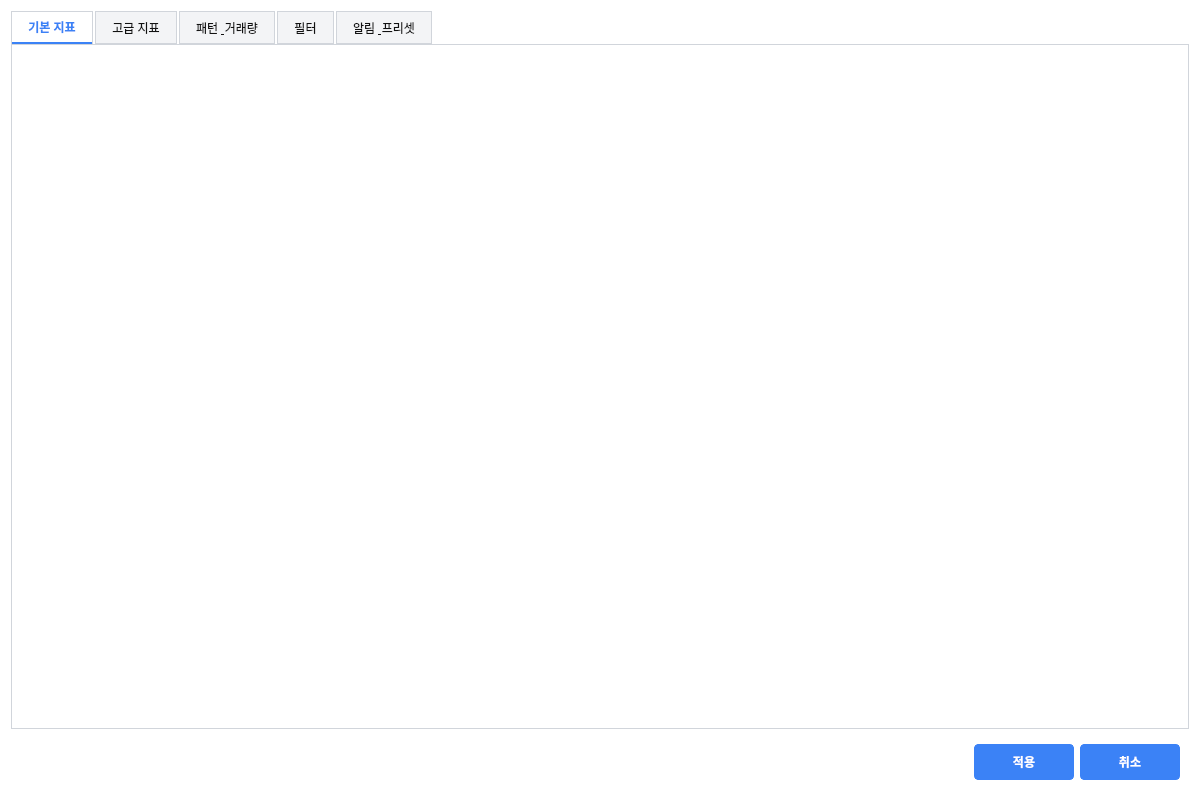
<?xml version="1.0" encoding="UTF-8"?>
<ui version="4.0">
 <class>ScannerSettingsAdvancedDialog</class>
 <widget class="QDialog" name="ScannerSettingsAdvancedDialog">
  <property name="geometry">
   <rect>
    <x>0</x>
    <y>0</y>
    <width>1200</width>
    <height>800</height>
   </rect>
  </property>
  <property name="windowTitle">
   <string>종목 찾기 상세 설정</string>
  </property>
  <property name="styleSheet">
   <string notr="true">QDialog {
  background: #ffffff;
  color: #111111;
}
QPushButton {
  border: 1px solid #3b82f6;
  border-radius: 4px;
  padding: 8px 16px;
  background: #3b82f6;
  color: white;
  font-weight: bold;
}
QPushButton:hover {
  background: #2563eb;
  border-color: #2563eb;
}
QPushButton:pressed {
  background: #1d4ed8;
}
QTabWidget::pane {
  border: 1px solid #d1d5db;
  background: white;
}
QTabBar::tab {
  background: #f3f4f6;
  color: #111111;
  border: 1px solid #d1d5db;
  padding: 8px 16px;
  margin-right: 2px;
}
QTabBar::tab:selected {
  background: white;
  color: #3b82f6;
  font-weight: bold;
  border-bottom: 2px solid #3b82f6;
}
QTabBar::tab:hover {
  background: #e5e7eb;
  color: #111111;
}</string>
  </property>
  <layout class="QVBoxLayout" name="verticalLayout">
   <item>
    <widget class="QTabWidget" name="tabWidget">
     <property name="currentIndex">
      <number>0</number>
     </property>
     <widget class="QWidget" name="tab_basic">
      <attribute name="title">
       <string>기본 지표</string>
      </attribute>
     </widget>
     <widget class="QWidget" name="tab_advanced">
      <attribute name="title">
       <string>고급 지표</string>
      </attribute>
     </widget>
     <widget class="QWidget" name="tab_patterns">
      <attribute name="title">
       <string>패턴 &amp; 거래량</string>
      </attribute>
     </widget>
     <widget class="QWidget" name="tab_filters">
      <attribute name="title">
       <string>필터</string>
      </attribute>
     </widget>
     <widget class="QWidget" name="tab_alerts">
      <attribute name="title">
       <string>알림 &amp; 프리셋</string>
      </attribute>
     </widget>
    </widget>
   </item>
   <item>
    <widget class="QWidget" name="buttonContainer" native="true">
     <layout class="QHBoxLayout" name="horizontalLayout">
      <item>
       <spacer name="horizontalSpacer">
        <property name="orientation">
         <enum>Qt::Horizontal</enum>
        </property>
        <property name="sizeHint" stdset="0">
         <size>
          <width>40</width>
          <height>20</height>
         </size>
        </property>
       </spacer>
      </item>
      <item>
       <widget class="QPushButton" name="applyButton">
        <property name="minimumSize">
         <size>
          <width>100</width>
          <height>35</height>
         </size>
        </property>
        <property name="text">
         <string>적용</string>
        </property>
       </widget>
      </item>
      <item>
       <widget class="QPushButton" name="cancelButton">
        <property name="minimumSize">
         <size>
          <width>100</width>
          <height>35</height>
         </size>
        </property>
        <property name="text">
         <string>취소</string>
        </property>
       </widget>
      </item>
     </layout>
    </widget>
   </item>
  </layout>
 </widget>
 <resources/>
 <connections/>
</ui>
